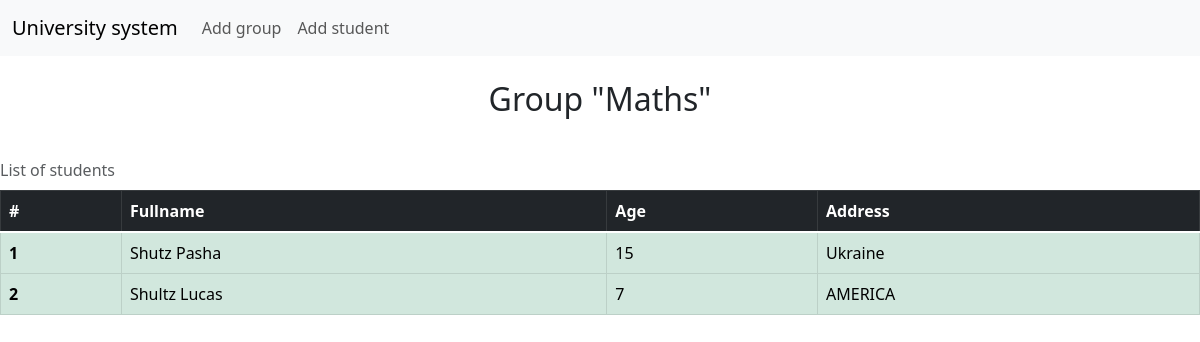
The app's page /group_list/Maths, older data.
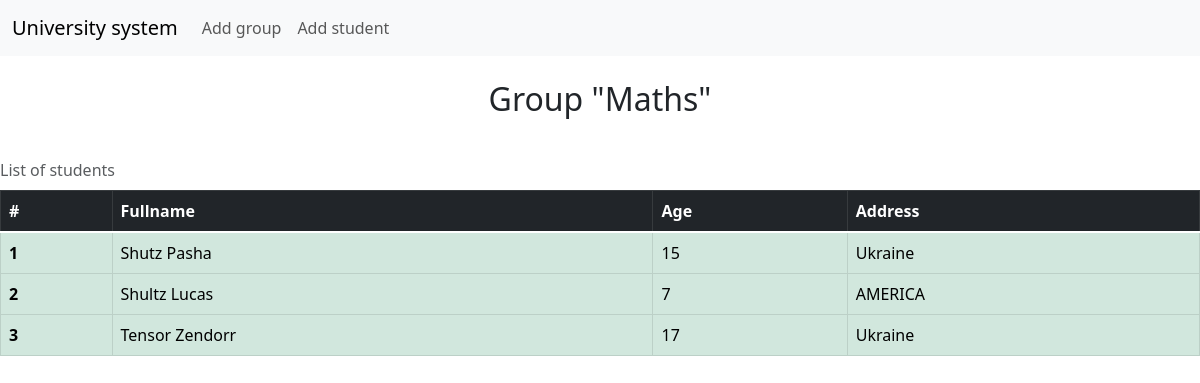
The same page, newer data.
### university_system/database/group.py (models this page shows, shortened)
class Group(base):
    __tablename__ = 'groups'
    id = Column(Integer, primary_key=True)
    group_name = Column(String)

### university_system/database/student.py (models this page shows, shortened)
class Student(base):
    __tablename__ = 'student'
    id = Column(Integer, primary_key=True)
    surname = Column(String)
    name = Column(String)
    age = Column(Integer)
    address = Column(String)
    group = Column(Integer, ForeignKey('groups.id'))

### university_system/routes.py (the view)
@app.route("/group_list/<group_name>")
def show_table_of_students_in_group(group_name) -> str:
    return render_template(
        "group_list.html",
        group_name=_get_data_about_group(group_name).group_name,
        all_students_in_group=_get_students_from_group(group_name),
        enumerate=enumerate
    )

### university_system/business_logic.py (called while the page is built)
def _get_data_about_group(group_name: str) -> Group:
    return session.query(Group).where(Group.group_name == group_name).first()

def _get_students_from_group(group_name: str) -> Iterable[Student]:
    return session.query(Student).where(
        Student.group == _get_data_about_group(group_name).id
        ).all()

### university_system/templates/group_list.html
{% extends 'base.html' %}
{% block content %}
<br>
<h2 align="center">Group "{{ group_name }}"</h2><br>
<table class="table table-dark table-hover table-bordered caption-top">
    <caption>List of students</caption>
    <thead>
        <tr>
            <th scope="col">#</th>
            <th scope="col">Fullname</th>
            <th scope="col">Age</th>
            <th scope="col">Address</th>
        </tr>
    </thead>
    <tbody class="table-group-divider">
        {% for index, student in enumerate(all_students_in_group, 1) %}
            <tr class="table-success">
                <th scope="row">{{ index }}</th>
                <td>{{ student.surname}} {{ student.name }}</td>
                <td>{{ student.age}}</td>
                <td>{{ student.address}}</td>
            </tr>
        {% endfor %}
    </tbody>
</table>
{% endblock %}

### university_system/templates/base.html (shortened to what this page needs)
<!DOCTYPE html>
<html lang="en">
<head>
    <link href="https://cdn.jsdelivr.net/npm/bootstrap@5.3.0-alpha1/dist/css/bootstrap.min.css" rel="stylesheet">
</head>
<body>
    <nav class="navbar navbar-expand-lg bg-body-tertiary">
        <div class="container-fluid">
            <a class="navbar-brand" href="/">University system</a>
            <div class="collapse navbar-collapse" id="navbarNavDropdown">
                <ul class="navbar-nav">
                    <li class="nav-item">
                      <a class="nav-link" href="{{ url_for('add_new_group') }}">Add group</a>
                    </li>
                    <li class="nav-item">
                      <a class="nav-link" href="{{ url_for('add_student_to_group') }}">Add student</a>
                    </li>
                </ul>
            </div>
        </div>
    </nav>
    {% block content %}{% endblock %}
</body>
</html>

Row changes from the older to the newer data that the page shows:
added Student: index "3", surname "Tensor", name "Zendorr", age "17", address "Ukraine"
